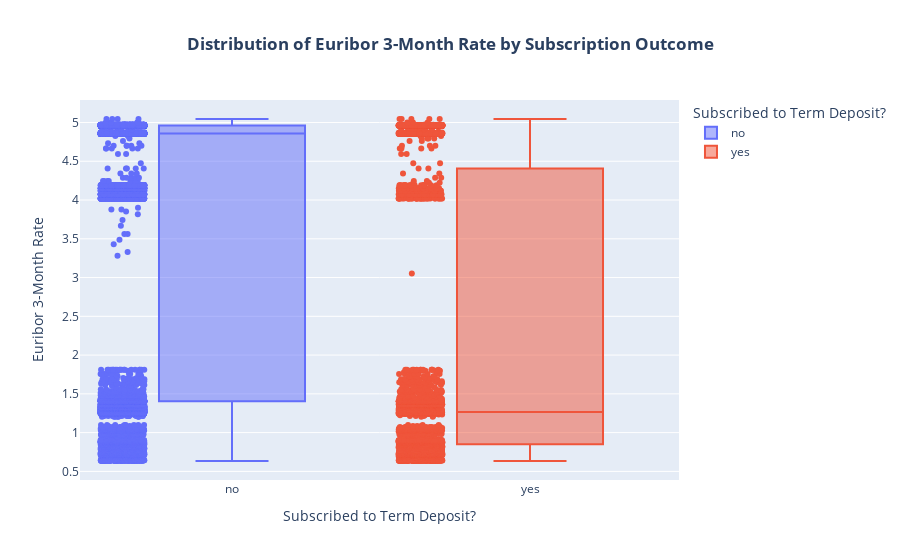

Notebook code for this chart:
### Markdown cell above
CELL 4: Study 3 - The Power of the Economic Context
This study visualizes the impact of the powerful economic indicator features that were added to this dataset. We'll look at euribor3m.

### Code cell
# --- Study 3: Analyzing Economic Indicators ---

print("--- Visualizing the Impact of the Euribor 3-Month Rate ---")

# We can use a box plot to see the distribution of the rate for 'yes' vs 'no' outcomes
fig = px.box(
    raw_df,
    x='y',
    y='euribor3m',
    color='y',
    title='<b>Distribution of Euribor 3-Month Rate by Subscription Outcome</b>',
    labels={'y': 'Subscribed to Term Deposit?', 'euribor3m': 'Euribor 3-Month Rate'},
    points="all" # Show all the data points
)

fig.update_layout(title_x=0.5)
fig.show()

### Figure 1 — Plotly figure (JSON) as saved in the notebook; plotly's stock layout.template omitted (floating-point values rounded to 4 significant figures; data arrays with more than 128 entries replaced by an {"elided": "..."} marker saying what was removed)
{"data": [{"alignmentgroup": "True", "boxpoints": "all", "hovertemplate": "Subscribed to Term Deposit?=%{x}<br>Euribor 3-Month Rate=%{y}<extra></extra>", "legendgroup": "no", "marker": {"color": "#636efa"}, "name": "no", "notched": false, "offsetgroup": "no", "orientation": "v", "showlegend": true, "type": "box", "x": {"elided": "36548 str values"}, "x0": " ", "xaxis": "x", "y": {"elided": "36548 float values"}, "y0": " ", "yaxis": "y"}, {"alignmentgroup": "True", "boxpoints": "all", "hovertemplate": "Subscribed to Term Deposit?=%{x}<br>Euribor 3-Month Rate=%{y}<extra></extra>", "legendgroup": "yes", "marker": {"color": "#EF553B"}, "name": "yes", "notched": false, "offsetgroup": "yes", "orientation": "v", "showlegend": true, "type": "box", "x": {"elided": "4640 str values"}, "x0": " ", "xaxis": "x", "y": {"elided": "4640 float values"}, "y0": " ", "yaxis": "y"}], "layout": {"boxmode": "overlay", "legend": {"title": {"text": "Subscribed to Term Deposit?"}, "tracegroupgap": 0}, "title": {"text": "<b>Distribution of Euribor 3-Month Rate by Subscription Outcome</b>", "x": 0.5}, "xaxis": {"anchor": "y", "categoryarray": ["no", "yes"], "categoryorder": "array", "domain": [0, 1], "title": {"text": "Subscribed to Term Deposit?"}}, "yaxis": {"anchor": "x", "domain": [0, 1], "title": {"text": "Euribor 3-Month Rate"}}}}
